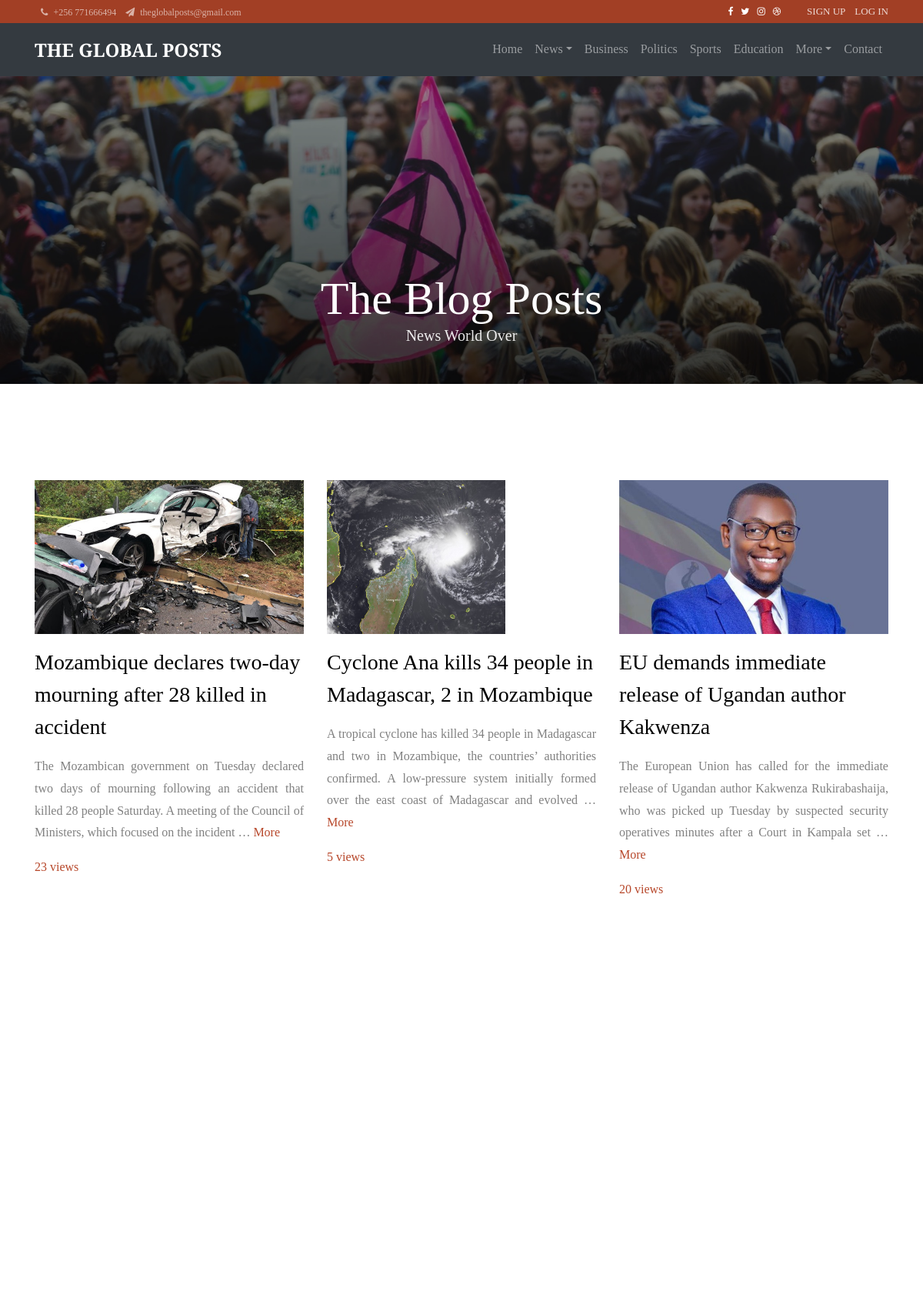
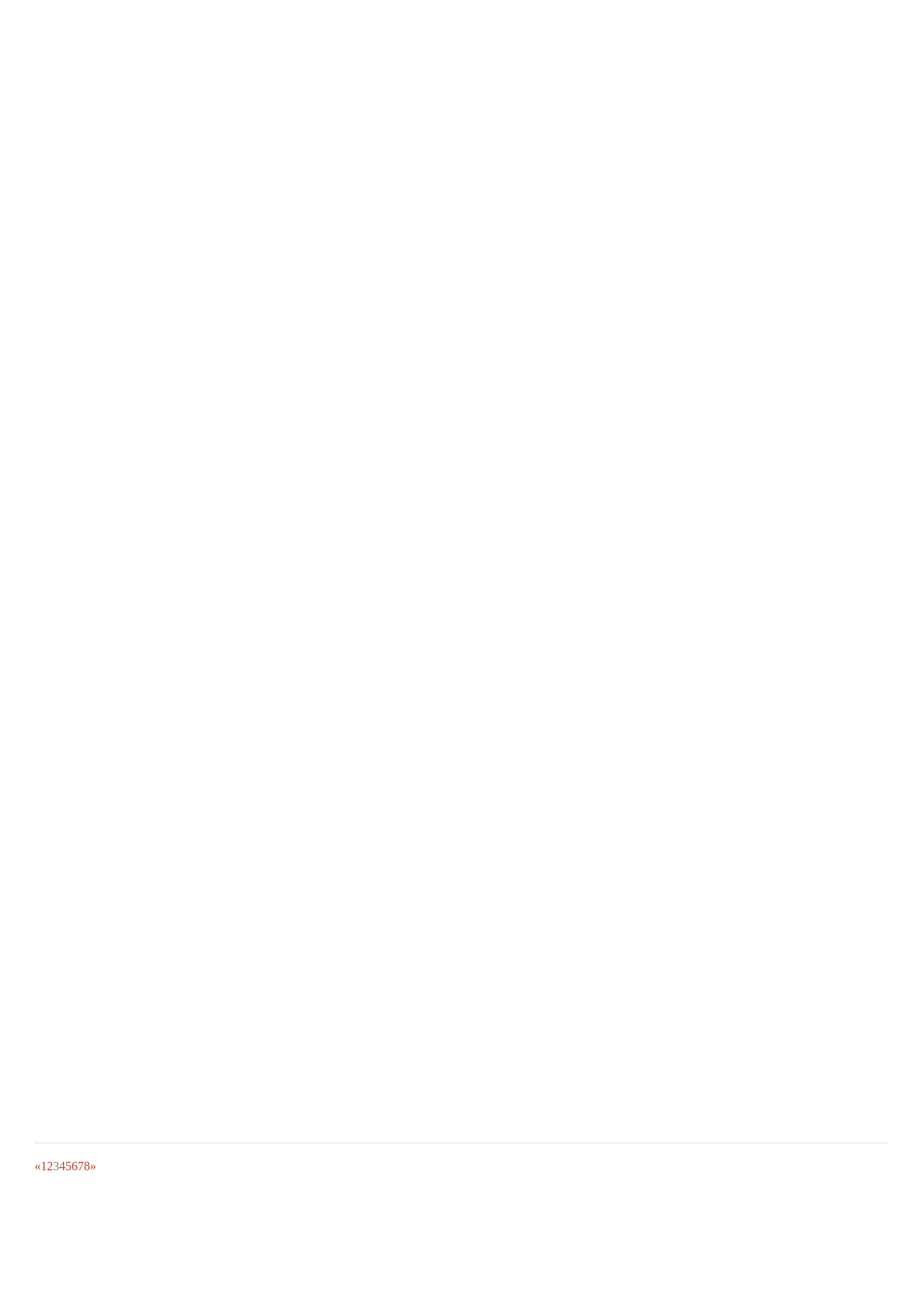
/?page=3 (upper part), run on the app's committed database (2 pictures, top to bottom).
### mainweb/models.py (models this page shows, shortened)
class Post(models.Model):
	STATUS_CHIOCES = (
		('draft','Draft'),
		('published','Published'),
		)
	title = models.CharField(max_length=250)
	slug = models.SlugField(max_length=250, unique_for_date='publish')
	author = models.ForeignKey(User, on_delete=models.CASCADE, related_name='blog_posts')
	category = models.ForeignKey(Category,on_delete=models.SET_NULL, null=True,blank=True )
	img = models.ImageField(upload_to='media/news/', blank=True, null=True)
	body =models.TextField()
	publish = models.DateTimeField(default=timezone.now)
	created = models.DateField(auto_now_add=True)
	updated = models.DateTimeField(auto_now=True)
	status = models.CharField(max_length=10,choices=STATUS_CHIOCES, default='published ')
	viewers = models.IntegerField(default=1, null=True)
	objects =models.Manager()
	published = PublishedManager()
	class Meta:
		ordering = ('-publish',)
	@property
	def imgURL(self):
		try:
			url = self.img.url
		except:
			url =''
		return url

### mainweb/views.py (the view)
# urls.py: path("", views.homeview, name='homepage'),
def homeview(request):
	object_list = Post.published.all()
	page = request.GET.get('page', 1)
	paginator = Paginator(object_list,12)
	try:
		users = paginator.page(page)
	except PageNotAnInteger:
		users = paginator.page(1)
	except EmptyPage:
		users = paginator.page(paginator.num_pages)
	context = {'posts':users, 'object_list':object_list}
	return render(request, 'mainweb/index.html',context)

### mainweb/templates/mainweb/index.html (shortened to what this page needs)
{% extends 'mainweb/base.html' %}
{% load static %}
{% block content %}
<section class="hero-wrap hero-wrap-2" style="background-image: url({% static 'images/banner.jpg' %});" data-stellar-background-ratio="0.5">
  <div class="overlay"></div>
  <div class="container">
    <div class="row no-gutters slider-text align-items-end justify-content-center">
      <div class="col-md-9 ftco-animate mb-5 text-center">
        <h2 class="mb-0 bread">The Blog Posts</h2>
        <p class="mb-0">News World Over</p>
      </div>
    </div>
  </div>
</section><br/>
<section class="ftco-section ftco-degree-bg">
  <div class="container">
    <div class="row">
      {% for blog in posts %}
      <div class="col-lg-4 ftco-animate">
        <p>
          <img style="height: 200px;" src="{{blog.imgURL}}" alt="" class="img-fluid">
        </p>
        <h3 class="mb-3">{{blog.title}}</h3>
        <p class="text-justify">{{blog.body|truncatewords:30}} <a href="{% url 'mainweb:details' blog.id  %}">More</a></p>
        <p class="text-justify"><a href="{% url 'mainweb:details' blog.id  %}">{{blog.viewers}} views</a></p>
      </div>
       {% endfor %}
    </div><br>
    <hr/>
    {% if posts.has_other_pages %}
      <ul class="pagination">
        {% if posts.has_previous %}
          <li><a href="?page={{ posts.previous_page_number }}">&laquo;</a></li>
        {% else %}
          <li class="disabled"><span>&laquo;</span></li>
        {% endif %}
        {% for i in posts.paginator.page_range %}
          {% if posts.number == i %}
            <li class="active"><span> {{ i }} <span class="sr-only">(current)</span></span></li>
          {% else %}
            <li><a href="?page={{ i }}"> {{ i }} </a></li>
          {% endif %}
        {% endfor %}
        {% if posts.has_next %}
          <li><a href="?page={{ posts.next_page_number }}">&raquo;</a></li>
        {% else %}
          <li class="disabled"><span>&raquo;</span></li>
        {% endif %}
      </ul>
    {% endif %}
    <br>
     <div class="row pt-3">
    </div>
  </div>
</section>
{% endblock content %}

### data on the page
Post: imgURL (picture), title "Mozambique declares two-day mourning after 28 killed in accident", body "The Mozambican government on Tuesday declared two days of mourning following an accident that killed 28 people Saturday. A meeting of the Council of Ministers, which focused on the incident …", viewers "23"
Post: imgURL (picture), title "Cyclone Ana kills 34 people in Madagascar, 2 in Mozambique", body "A tropical cyclone has killed 34 people in Madagascar and two in Mozambique, the countries’ authorities confirmed. A low-pressure system initially formed over the east coast of Madagascar and evolved …", viewers "5"
Post: imgURL (picture), title "EU demands immediate release of Ugandan author Kakwenza", body "The European Union has called for the immediate release of Ugandan author Kakwenza Rukirabashaija, who was picked up Tuesday by suspected security operatives minutes after a Court in Kampala set …", viewers "20"

### other printed values
{{ i }} "1" "2" "4" "5" "6" "7" "8"
{{ i }} "3"
